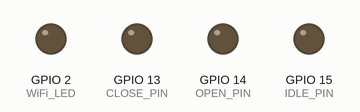
Bench run of a program on a simulated ESP8266 board running MicroPython. Parts: output pins drawn as LEDs (lit = HIGH, except the on-board LED, lit = LOW). At 0.0 s the program stops and its outputs stay as they are.

Above: at 0.1 s.
Timing chart, 0 to 1.5 s (numbered marks = the images above):
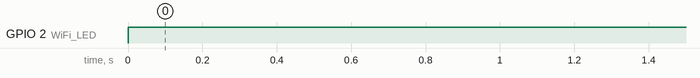

Measured:
- by itself, GPIO 2 (WiFi_LED): LOW → HIGH at 0.00 s

The program:

definitions.py
```python
import machine

#====================== I2C Addresses ==================================================
EXP_ADDR = 8 #Η διεύθυνση I2C για το Arduino expander

#====================== Σταθερές =======================================================
LOW = False
HIGH = True
PULLUP = True
PULLDOWN = False
TIK_TIME = 125 #Κάθε πόσο ο timer θα ελέγχει τους ψηφιακούς διακόπτες π.χ. button, μαγν. επαφές
TIMES_TO_SEC = 1000 / TIK_TIME #Κάθε 1sec θα ελέγχει τους αισθητήρες

#====================== Pin Definitions ================================================
WiFi_LED = machine.Pin(2, machine.Pin.OUT) #Το buildin Led ανάβει αν υπάρχει σύνδεση WiFi
CLOSE_PIN = machine.Pin(13, machine.Pin.OUT) #Red Anode of RGB Led
OPEN_PIN = machine.Pin(14, machine.Pin.OUT) #Green Anode
IDLE_PIN = machine.Pin(15, machine.Pin.OUT) #Blue Anode

OW1_DATA = machine.Pin(12)
OW2_DATA = machine.Pin(14)

CLOSE_PIN.value(LOW)
OPEN_PIN.value(LOW)
IDLE_PIN.value(LOW)

'''inp1 = machine.Pin(14, machine.Pin.IN, machine.Pin.PULL_UP)
inp2 = machine.Pin(13, machine.Pin.IN, machine.Pin.PULL_UP)'''
WiFi_LED.value(HIGH)    #Με High σβήνει γιατί συνδέεται η κάθοδος στο pin

#====================== WiFi Definitions =================================================
ESSID = 'SmartHome'
CHANNEL = 4

#====================== Καθολικές μεταβλητές =============================================
c = None  #Το αντικείμενο του MQTT client

#sw1 = inp1.value()
#sw2 = inp2.value()
#sw2 = not sw2
sensor_state = 0  #Διαβάζει το θερμόμετρο 1, μετά το θερμ. 2 και μετά την τιμή ADC δηλ. ένταση ηλικού φωτός
t1 = t2 = t3 = 0 #Τιμές θερμομέτρων
hum = pres = l_intens = sun_intens = pv_volts = 0
adc_value = 0 #Τιμή ADC από 0 έως 1023
sol_voltage = 0 #Μετατροπή τιμής ADC σε τάση 0-5V
c_loop_time = 0

#Δικτυακές τιμές
hostIP = ''

#pins = [ WiFi_LED ,  pin16 ]
#keys = ['Led1'    , 'Led2' ]

  #++++++++++++++++++++++++++++++++++++++++++++++++++++++++++++++++++++++++++++++++++++
 #++++++++++++++++++++++++++++++ MQTT Topics +++++++++++++++++++++++++++++++++++++++++
#++++++++++++++++++++++++++++++++++++++++++++++++++++++++++++++++++++++++++++++++++++

#============ Subdcribed Topics =============================
#----- Ψηφιακές έξοδοι -----------------
D_TOPIC1 = b"bedroom/priza2_switch"
D_TOPIC2 = b"livingroom/priza1_switch"
D_TOPIC3 = b"wc/thermo_switch"
D_TOPIC4 = b"garden/light_switch"
D_TOPIC5 = b"out/siren_switch"
d_topics = [D_TOPIC1, D_TOPIC2, D_TOPIC3, D_TOPIC4, D_TOPIC5]
d_pins = [11, 10, 12, 9, 17]

#----- Αναλογικές PWM έξοδοι
A_TOPIC1 = b"bedroom/light1_switch"
A_TOPIC2 = b"childroom/light2_switch"
A_TOPIC3 = b"trapezaria/light3_switch"
a_topics = [A_TOPIC1, A_TOPIC2, A_TOPIC3]
a_pins = [0, 1, 2]

#============ Publishing Topics ==============================
#------ Αναλογικές τιμές ----------------
P_TOPIC1 = b"wc/thermo_temp"
P_TOPIC2 = b"garden/light_sens"
P_TOPIC3 = b"extern/temp"
P_TOPIC4 = b"intern/temp"
P_TOPIC5 = b"intern/humid"
P_TOPIC6 = b"intern/pressure"
P_TOPIC7 = b"balkoni/tenta"
P_TOPIC8 = b"taratsa/pv"

#------ Ψηφιακές τιμές ------------------
P_TOPIC9 = b"bell/ringing"
P_TOPIC10 = b"kitchen/port"
P_TOPIC11 = b"main/port"
P_TOPIC12 = b"livingroom/button1"
P_TOPIC13 = b"home/playmusic"

S_TOPIC1 = b"garaz/gate"
S_TOPIC2 = b"trapezaria/skiasi"
```
